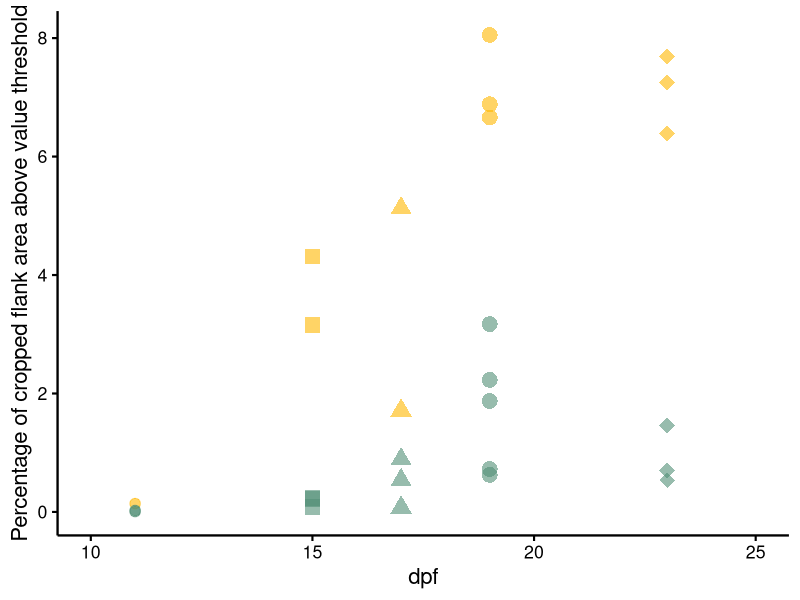
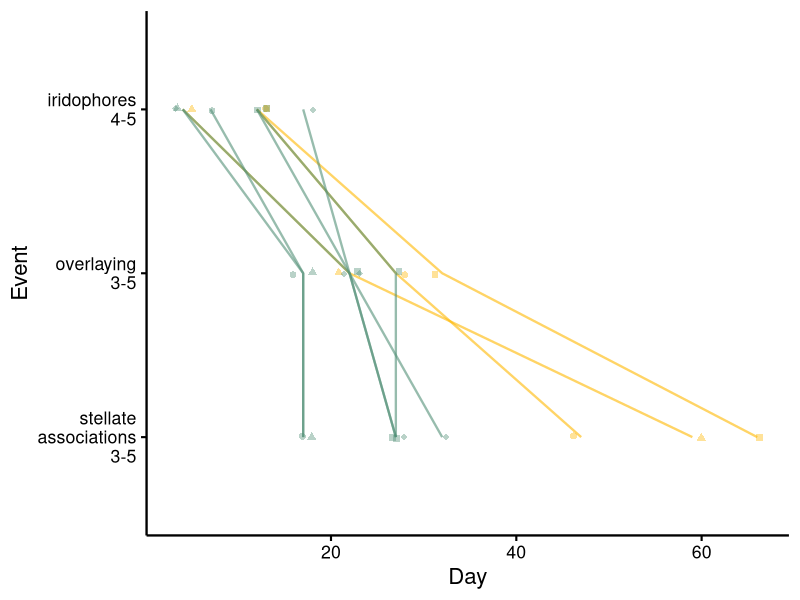
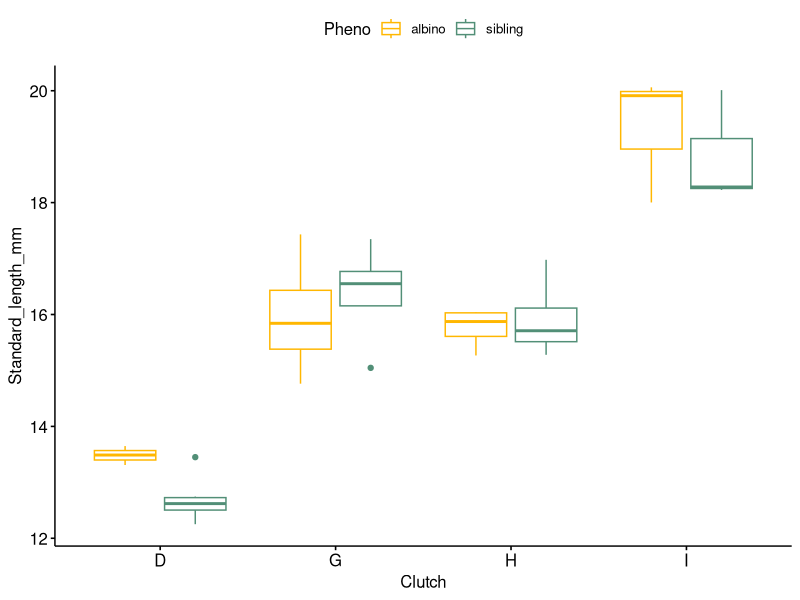
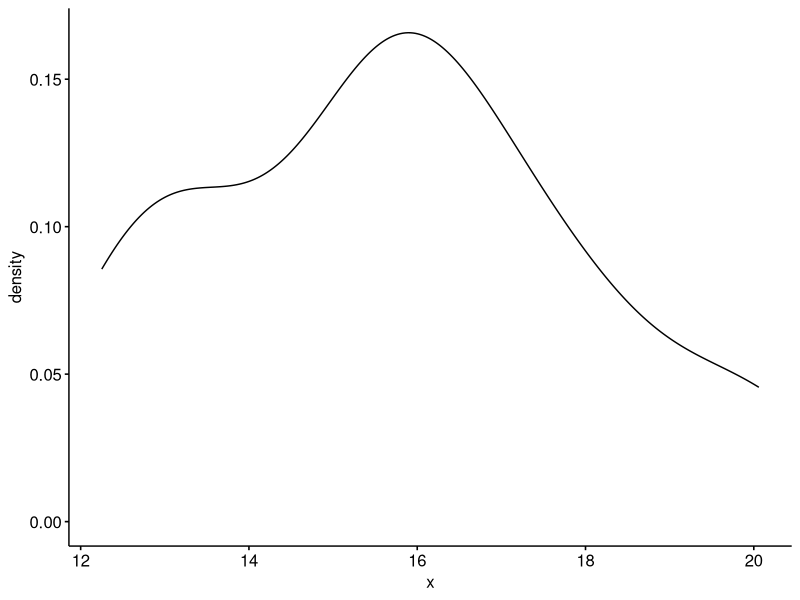
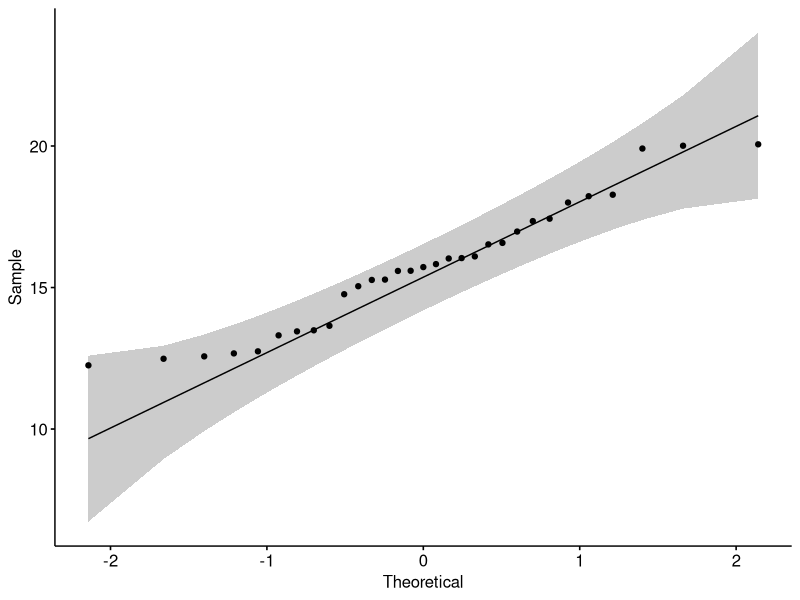
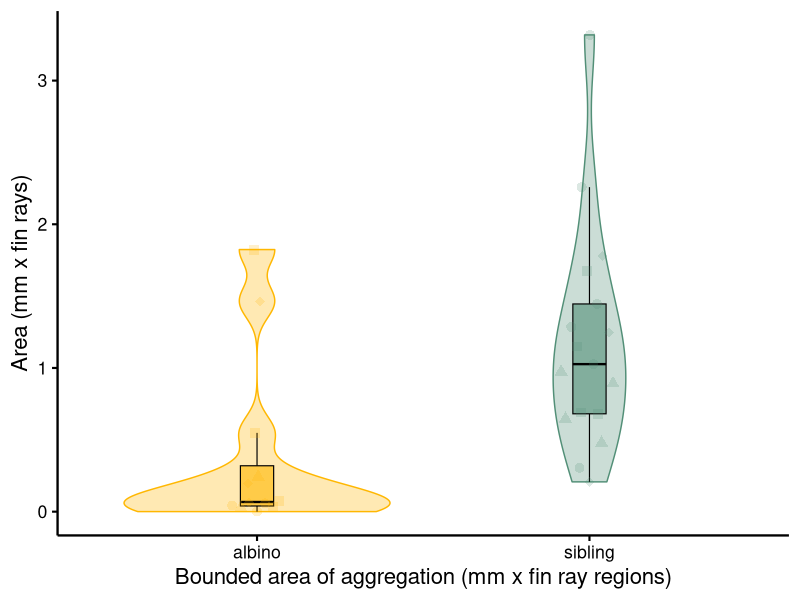
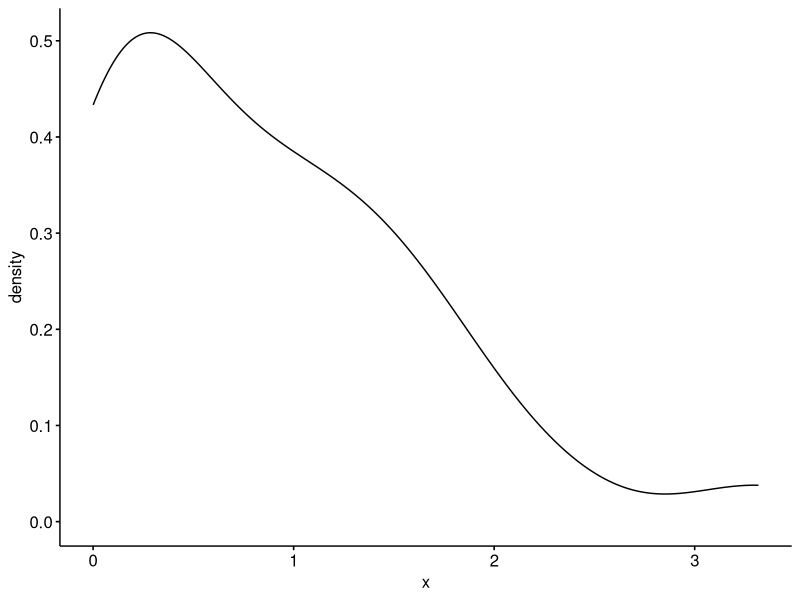
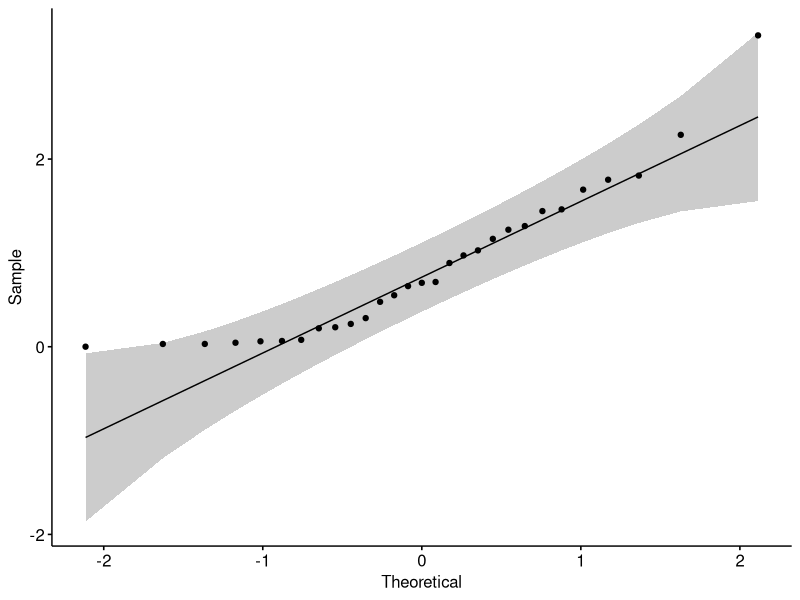

These charts were generated, in order, by the following R code: (Note: this script raises an error after producing the figures.)
library(tidyverse)
library (ggbeeswarm)
library(ggpubr)
library (rstatix)


####settings ----------

#For customising graphs themes
theme <- theme(
  legend.position = "none",
  axis.text = element_text(color = "black"),
  axis.line = element_line(color = "black",linewidth = 0.8),
  axis.ticks = element_line(color = "black"))


#colours for plots
sibling <- "#528F77"
albino <- "#FFB701"

UTR <- "#534C75"
WT <- "#45778F" 


#for size and appearance of plot geoms
violinwidth = 0.8
boxwidth = 0.1
jitterwidth = 0.07

violinalpha = 0.3
boxalpha = 0.6
jitteralpha = 0.2
pointsize <- 2
linesize <- 0.4

fourshapes <- c(16, 17, 15, 18)
fiveshapes <- (c(20, 16, 17, 15, 18))
nineshapes <- c(15, 16, 17, 18, 15, 16, 17, 18, 15)
scale = "count"


###common data ----------
#import standard length data
SL_import <- read_csv("mutant clutches SL grouped days.csv")

#make dates workable
SL_import$Date <- dmy(SL_import$Date)

#create unique identifiers for each row matching between datasets
SL_import$Indiv_date <- paste(SL_import$Individual, SL_import$Date, sep="_")



###iridophore coverage data -------
#import iridophore coverage meaurements
irid_cov <- read_csv("Iridophore coverage 2024 .csv")

#make dates workable
irid_cov$Date <- dmy(irid_cov$Date)

#create unique identifiers for each row matching between datasets
irid_cov$Indiv_date <- paste(irid_cov$Individual, irid_cov$Date, sep="_")

#join datasets by unique identifiers 
irid_cov_SL <- irid_cov %>% left_join(SL_import, by = "Indiv_date")

##remove NA values from growth column
irid_cov_SL <- irid_cov_SL[!is.na(irid_cov_SL$Clutch), ]

### iridophore coverage plot -------------------------------

ggplot(irid_cov_SL, mapping = aes(x= Dpf_estimated.x, y=Percent_area, 
                                  group_by = Individual.x, 
                                  colour = Pheno.x, shape = Clutch))+
  #add data points
  geom_point(size=5, alpha=0.6)+
  #custom scales
  scale_colour_manual(values = c(albino, sibling))+
  scale_shape_manual(values=fiveshapes)+
  #labels and theme
  ylab("Percentage of cropped flank area above value threshold")+
  xlab("dpf")+
  xlim(10, 25)+
  theme_classic(base_size = 16)+
  theme

#save high res
ggsave(filename="irid coverage clutch by dpf sq .pdf", path="irid_plots",  width=5.25, height=5)
#alternative: narrow vertical dims width=2.7, height=4 (default unit on my laptop is inches)



## early aggregation timing data--------------

#import event dated timing data
events <- read_csv("early ag events.csv")

events$Event <- factor(events$Event, levels=c("stellate associations 3-5", 
                                              "overlaying 3-5",
                                              "iridophores 4-5"))

#create unique identifiers for each row matching between datasets
events$Indiv_date <- paste(events$Individual, events$Date, sep="_")

#remove duplicate columns from SL dataframe
SL = subset(SL_import, select = c(Standard_length_mm, Indiv_date))

#join datasets by unique identifiers 
events <- events %>% left_join(SL, by = "Indiv_date")


### early aggregation event timing plot------------------------


#plot for event timing trajectories by individual 
ggplot(events, mapping = aes(x=Day, y=Event, 
                             colour = Pheno, 
                             group =Individual, 
                             shape=Individual))+
  #custom scales
  scale_colour_manual(values = c(albino, sibling))+
  scale_shape_manual(values = nineshapes)+
  
  #line graphing
  geom_line(alpha = 0.6, size=linesize*2)+
  
  #add points for each measurement along lines
  geom_jitter(alpha = jitteralpha*2, size = pointsize, height=0.01)+
  
  # theme and labels
  theme_classic(base_size = 16)+ 
  theme+
  scale_y_discrete(labels = function(x) lapply(strwrap(x, width = 10, simplify = FALSE), paste, collapse="\n"))

#save high-res output
ggsave(filename="early ag traj for supp .pdf", path="early_ag_events", width=5.25, height=5)


##early aggregation size comparisons --------
### early aggregation size comparisons data -------------------------

#import grouped by days measurements
SL_import <- read_csv("mutant clutches SL grouped days.csv")


#create a column for SL growth
SL_import$Growth <- (SL_import$Standard_length_mm)- (SL_import$Initial_SL)

#make dates workable
SL_import$Date <- dmy(SL_import$Date)


#remove NA values from SL column
SL_skip <- SL_import[!is.na(SL_import$Standard_length_mm), ]

#remove NA values from growth column
Growth_skip <- SL_import[!is.na(SL_import$Growth), ]


### subsets for initial aggregation plots
early_first <- subset(SL_import, 
                      Day == "40" | 
                        Day == "41" |
                        Day == "35")

early_first$Dpf_extrap <- early_first$Day + early_first$Start_dpf


###early aggregation calculations

#create column for area that includes whole aggregation
early_first$Area <- (early_first$Ag_length)*(early_first$Ag_width)
early_first$Area_relative <- (early_first$Ag_length)*(early_first$Ag_relative_width)

#create columns for length and area normalised by SL
early_first$nArea <- (early_first$Area)/(early_first$Standard_length_mm)
early_first$nAg_length <- (early_first$Ag_length)/(early_first$Standard_length_mm)
early_first$nArea_relative <- (early_first$Area_relative)/(early_first$Standard_length_mm)

#early aggregations size plots--------


#check SL not sig diff
ggboxplot(early_first, x = "Clutch", y = "Standard_length_mm", color = "Pheno",
          palette = c(albino, sibling))
ggdensity(early_first$Standard_length_mm)
ggqqplot(early_first$Standard_length_mm)
shapiro.test(early_first$Standard_length_mm)
#normal distributin, parametric test ok 

res.aov3.earlyag.SL <- aov(Standard_length_mm ~ Pheno * Day * Sex, data = early_first)
aov3_earlyag_SL <- anova(res.aov3.earlyag.SL)
aov3_earlyag_SL
###no sig diff in SL so no need to SL-normalise this section

#early ag area
ggplot(early_first, mapping = aes(x=Pheno, y=Area_relative,
                                  colour = Pheno, fill =Pheno,
                                 shape=Clutch))+
  #violin
  geom_violin(alpha=violinalpha, width=violinwidth, trim=T, scale = "area", 
              mapping=aes(group=Pheno))+
  #boxplot
  geom_boxplot(
    aes(fill = Pheno, group=Pheno),
    width = boxwidth,
    alpha = boxalpha,
    outlier.shape = NA,
    color = "black",
    linewidth = linesize)+
  #data points jittered by quasirandom
  geom_quasirandom(method = 'quasirandom',alpha = jitteralpha, width = 0.1,size=3,stroke=0.5)+
  #custom scales
  scale_colour_manual(values = c(albino, sibling))+
  scale_fill_manual(values = c(albino, sibling))+
  scale_shape_manual(values=c(16, 17, 15, 18))+
  #theme and labels
  xlab("Bounded area of aggregation (mm x fin ray regions)")+
  ylab("Area (mm x fin rays)")+
  theme_classic(base_size = 16)+ 
  theme

#save
ggsave(filename= "early ag area with box.pdf", path="early_ag_plots", width=5.25, height=5)


##stats 

#test normality
ggdensity(early_first$Area_relative)
ggqqplot(early_first$Area_relative)
shapiro.test(early_first$Area_relative)
#not normal: use non-parametric

#area kruskal-wallis test
KW_earlyag_area <- kruskal.test(Area_relative ~ Pheno, data = early_first) 
KW_earlyag_area
#write.csv(KW_earlyag_area, "KW_earlyag_area stats .csv")


### spot number data ------------

#spot number calculations and wrangling

#create a column for SL growth
SL_import$Growth <- (SL_import$Standard_length_mm)- (SL_import$Initial_SL)


#remove NA values from SL column
SL_skip <- SL_import[!is.na(SL_import$Standard_length_mm), ]

#remove NA values from growth and sex columns
Growth_skip <- SL_import[!is.na(SL_import$Growth), ]
SL <- SL_import[!is.na(SL_import$Sex), ]

#change egg-spot number format to tidy table, leaving other columns unchanged
SL <- gather(SL, maturity, number, -Individual, -Date, 
             -Day, -Grouped_day, -Pheno, -Geno, -Growth, -Standard_length_mm, 
             -Sex, -Clutch, -Start_date, -Initial_SL, -Start_date,
             -Stage_CFR, -Dpf_estimated, -Start_dpf,
             -Isolation, -Line, -Ag_length, -Ag_width, -Ag_actual_width,
             -Ag_normaliser_width, -Ag_relative_width, -Irids_present, -SL_type,
             -Indiv_date)

#created number normalised by SL value
SL$nNumber <- SL$number/SL$Standard_length_mm

#calculate dpf
SL$Dpf_extrap <- SL$Day + SL$Start_dpf

#remove unmatched datapoints
SL <- subset (SL, Day < 170 | Day > 172)

###spot number subsets to isolate final spot numbers in males

SL_spots <- subset (SL,
                    maturity == "Spots")

SL_spotsM <- subset (SL_spots, Sex == "M")

SL_late_spotsM <- subset (SL_spotsM, Day > 180)


###spot number plots -----------------

#boxplots by clutch 
ggboxplot(SL_late_spotsM, x = "Clutch", y = "number", color = "Pheno",
          palette = c(albino, sibling))

ggsave(filename="200_spotsM_clutches_sq.pdf", path="spot_plots", units=c("mm"), width=84.1, height=57.6)


#boxplots by clutch normalised by SL
ggboxplot(SL_late_spotsM, x = "Clutch", y = "nNumber", color = "Pheno",
          palette = c(albino, sibling))
#save
ggsave(filename="200_nspotsM_clutches_sq.pdf", path="spot_plots", units=c("mm"), width=84.1, height=57.6)

#plot of day 200 male spot number normalised by SL
ggplot(SL_late_spotsM, mapping = aes(x=nNumber, y=Pheno,
                                                        colour = Pheno, fill =Pheno))+
  #violin
  geom_violin(alpha=violinalpha, width=violinwidth, trim=FALSE, scale = "count")+
  #boxplot
  geom_boxplot(
    aes(fill = Pheno, group=Pheno),
    width = boxwidth,
    alpha = boxalpha,
    outlier.shape = NA,
    color = "black",
    linewidth = linesize)+
  #data points
  geom_point(size=pointsize, alpha=jitteralpha, mapping = aes ( shape = Clutch))+
  #custom scales
  scale_colour_manual(values = c(albino, sibling))+
  scale_fill_manual(values = c(albino, sibling))+
  scale_shape_manual(values=fourshapes)+
  #theme and labels
  theme_classic(base_size = 16)+ 
  theme+
  xlim(0,0.15)+
  coord_flip()

ggsave(filename="200_nspotsM with box.pdf", path="spot_plots", width=5.25, height=5)


##spot number stats
ggdensity(SL_late_spotsM$nNumber)
ggqqplot(SL_late_spotsM$nNumber)
shapiro.test(SL_late_spotsM$nNumber)
#not normal

KW_nNumber_day200_M_ph <- kruskal.test(nNumber ~ Pheno, data = SL_late_spotsM) 
KW_nNumber_day200_M_ph


###aggregations through development data ----------

SL_ags <- subset (SL,
                  maturity == "Ags")

SL_import <- SL_import[!is.na(SL_import$Pheno), ]


###aggregations through development plots ---------

ggplot(SL_ags, mapping = aes(x=number, y=Day,
                             colour = Pheno, fill =Pheno))+
  #data points jittered by quasirandom
  geom_quasirandom(size=2.5, alpha=0.5, mapping = aes ( shape = Clutch),
                   width = 0.2, varwidth=TRUE,
                   method="quasirandom")+
  #custom scales
  scale_colour_manual(values = c(albino, sibling))+
  scale_fill_manual(values = c(albino, sibling))+
  scale_shape_manual(values=fourshapes)+
    #theme and labels
  theme+
  theme_classic(base_size = 16)+
  theme(legend.position="none",
        axis.title.x = element_blank())+
  coord_flip()+
  #lines to indicate discrete aggregation numbers 
  geom_vline(xintercept=0.5, colour="grey", alpha = 0.5)+
  geom_vline(xintercept=1.5, colour="grey", alpha = 0.5)+
  geom_vline(xintercept=2.5, colour="grey", alpha = 0.5)+
  geom_vline(xintercept=3.5, colour="grey", alpha = 0.5)+
  geom_vline(xintercept=4.5, colour="grey", alpha = 0.5)+
  geom_vline(xintercept=5.5, colour="grey", alpha = 0.5)

ggsave(filename="notnorm_spotsM_sq for supp.pdf", path="spot_plots", width=4.14, height=1.67)

#stats ags
SL_ags_50son <- subset (SL_ags, 
                 Grouped_day == "c_50s" |
                Grouped_day == "d_near80" |
                 Grouped_day == "e_90s" |
                Grouped_day == "f_110s" |
                Grouped_day == "g_120s" |
                Grouped_day == "h_end" |
                Grouped_day == "i_photos")

res.aov.ags.50son <- anova_test(
  data = SL_ags_50son, dv = number, wid = Individual,
  within = Grouped_day, between = c(Pheno, Clutch))
get_anova_table(res.aov.ags.50son)

ags_III_table50son <- get_anova_table(res.aov.ags.50son)
write.csv(ags_III_table50son, "aovIIIags50son.csv")


ggplot(SL_import, mapping = aes(x=Pre_ags_only, y=Day,
                             colour = Pheno, fill =Pheno))+
  #data points jittered by quasirandom
  geom_quasirandom(size=2.5, alpha=0.5, mapping = aes ( shape = Clutch),
                   width = 0.2, varwidth=TRUE,
                   method="quasirandom")+
  #custom scales
  scale_colour_manual(values = c(albino, sibling))+
  scale_fill_manual(values = c(albino, sibling))+
  scale_shape_manual(values=fourshapes)+
  #theme and labels
  theme+
  theme_classic(base_size = 16)+
  theme(legend.position="none",
        axis.title.x = element_blank())+
  coord_flip()+
  #lines to indicate discrete aggregation numbers 
  geom_vline(xintercept=0.5, colour="grey", alpha = 0.5)+
  geom_vline(xintercept=1.5, colour="grey", alpha = 0.5)+
  geom_vline(xintercept=2.5, colour="grey", alpha = 0.5)+
  geom_vline(xintercept=3.5, colour="grey", alpha = 0.5)

ggsave(filename="irids_only_sq for supp.pdf", path="spot_plots", width=4.14, height=1.67)


#stats irids

SL_irids <- subset (SL_import, 
                        Grouped_day == "c_50s" |
                          Grouped_day == "d_near80" |
                          Grouped_day == "e_90s" |
                          Grouped_day == "f_110s" |
                          Grouped_day == "g_120s" |
                          Grouped_day == "h_end" |
                          Grouped_day == "i_photos")

res.aov.preagsonly <- anova_test(
  data = SL_import, dv = Pre_ags_only, wid = Individual,
  within = Grouped_day, between = c(Pheno, Clutch))
get_anova_table(res.aov.preagsonly)

ags_III_tablepreagsonly <- get_anova_table(res.aov.preagsonly)
write.csv(ags_III_tablepreagsonly, "aovIIIpreagsonly.csv")


###proximal edge measurements data-------------------------

#import grouped by days measurements
prox_all <- read_csv("mutant clutches prox spot.csv")

#create a column for SL growth
prox_all$Growth <- (prox_all$Standard_length_mm)- (prox_all$Initial_SL)

#make dates workable
prox_all$Date <- dmy(prox_all$Date)

#remove NA values 
prox_all <- prox_all[!is.na(prox_all$Prox_edge), ]

#create a column for proportion (centre)
prox_all$Prox_proportion <- ((prox_all$Prox_calc_centre) / (prox_all$Para_full_length)) * 100

#create a column for proportion (edge)
prox_all$Prox_proportion_edge <- ((prox_all$Prox_edge) / (prox_all$Para_full_length)) * 100

#subset by timepoint
prox_200 <- subset(prox_all, Day > 190)
prox <- subset(prox_all, Day < 170)


### proximal measurements plots ------------

#plot measurements of the distances between the proximal 
#edge of the fin and the proximal edge of the first aggregation
#at mid-developoment size matched timepoints

ggplot(prox, mapping = aes(x=Pheno, y=Prox_edge,
                                        colour = Pheno, fill = Pheno))+
  #violin
  geom_violin(alpha=violinalpha, width = violinwidth, trim=FALSE, scale = scale)+
  #boxplot
  geom_boxplot(
    aes(fill = Pheno, group=Pheno),
    width = boxwidth,
    alpha = boxalpha,
    outlier.shape = NA,
    color = "black",
    linewidth = linesize)+
  #data points
  geom_point(size=pointsize, alpha=jitteralpha, mapping = aes ( shape = Clutch))+
  #custom scales
  scale_colour_manual(values = c(albino, sibling))+
  scale_fill_manual(values = c(albino, sibling))+
  #labels and theme
  ylim(2.2,-0.01)+
  ylab("Distance (mm)")+
  scale_shape_manual(values = c(fourshapes))+
  #stats
  geom_signif(comparisons = list(c("albino", "sibling")),   
              map_signif_level=TRUE, colour="black", y_position=-0.11,
              tip_length=0)+
  theme+
  theme_classic(base_size = 16)+
  theme(legend.position="none",
        axis.title.x = element_blank())


ggsave(filename="mid_prox_edge with box.pdf", path="prox_plots", width=5.25, height=5)

res.aov2.edge <- aov(Prox_edge ~ Pheno * Clutch, data = prox)
aov2_edge <- anova(res.aov2.edge)
aov2_edge
write.csv(aov2_edge, "aov2_prox_edge.csv")

### utr data -------------------------

#import measurements
UTR_spots <- read_csv("UTR.csv")


### UTR plot ------------------

ggplot(UTR_spots, mapping = aes(x=Spots, y=Genotype,
                                colour = Genotype, fill =Genotype))+
  geom_violin(alpha=0.3, size=0.6, trim=FALSE, scale = "count")+
  geom_boxplot(
    aes(fill = Genotype, group=Genotype),
    width = boxwidth,
    alpha = boxalpha,
    outlier.shape = NA,
    color = "black",
    linewidth = linesize)+
  geom_point(size=2, alpha=jitteralpha*2)+
  scale_colour_manual(values = c(UTR, WT))+
  scale_fill_manual(values = c(UTR, WT))+
  theme_classic(base_size = 16)+
  theme+
  theme(legend.position="none",
        axis.title.x = element_blank())+
  coord_flip()

ggsave(filename="UTR_spots s6.pdf", path="spot_plots", width=5.25, height=5)


#spots normalised
ggdensity(UTR_spots$nSpots)
ggqqplot(UTR_spots$nSpots)
shapiro.test(UTR_spots$nSpots)
#normal

utrttest <-t_test(data = UTR_spots, formula = nSpots ~ Genotype, 
                  comparisons = list(c("UTR", "WTmixed")))
utrttest
write.csv(utrttest, "UTR stats .csv")
